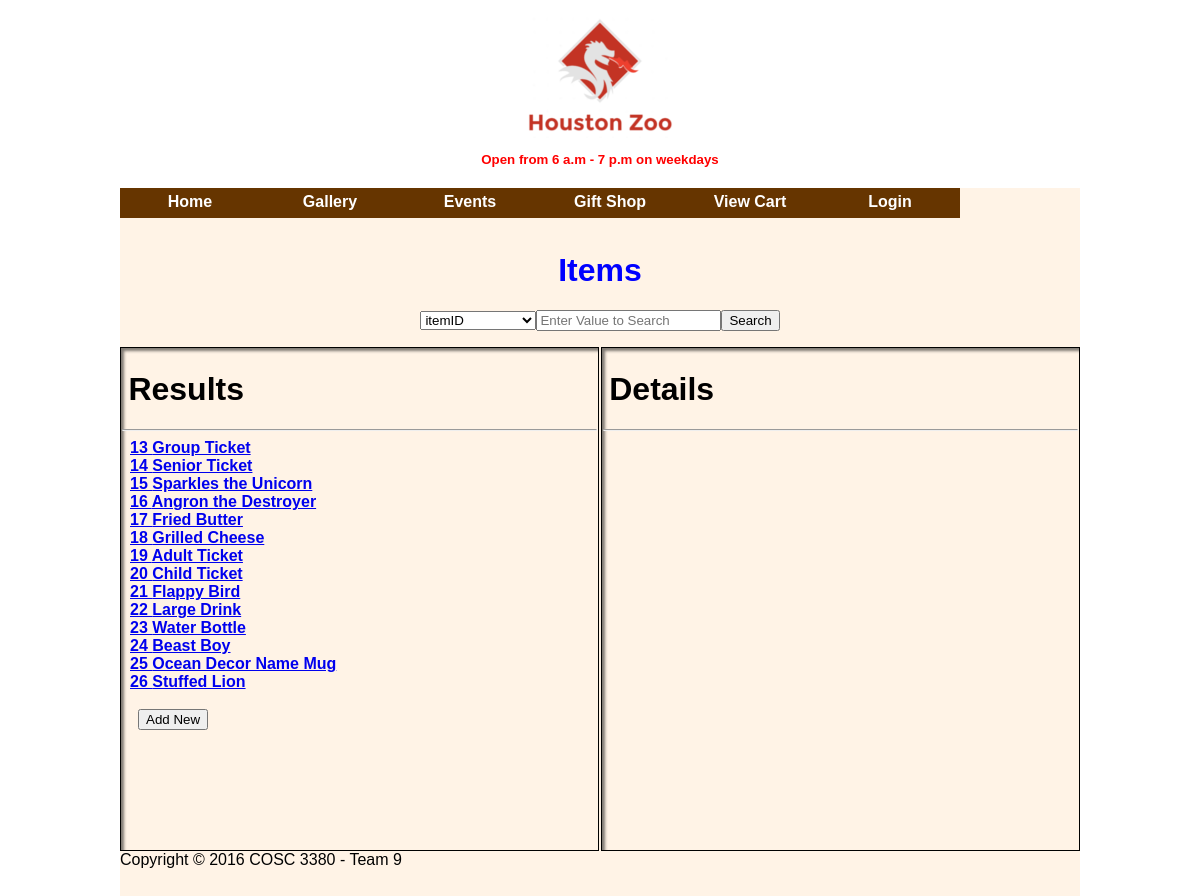
The page /itemSearch.php on the database its author committed.
### tables this page shows
CREATE TABLE IF NOT EXISTS `Menu` (
  `menuPage` int(11) NOT NULL AUTO_INCREMENT,
  `menutext` varchar(30) NOT NULL,
  `menuLink` varchar(30) NOT NULL,
  `menuParent` int(11) NOT NULL,
  `menuSort` int(11) NOT NULL,
  `menuSecurity` int(11) NOT NULL,
  PRIMARY KEY (`menuPage`)
);

CREATE TABLE IF NOT EXISTS `item` (
  `itemID` int(11) NOT NULL AUTO_INCREMENT,
  `itemDescription` varchar(25) NOT NULL,
  `itemTypeID` int(11) NOT NULL,
  `itemPrice` decimal(7,2) NOT NULL,
  `itemCreatedOn` datetime NOT NULL,
  `itemCreatedBy` int(11) NOT NULL,
  `itemUpdatedOn` timestamp NOT NULL DEFAULT '0000-00-00 00:00:00' ON UPDATE CURRENT_TIMESTAMP,
  `itemUpdatedBy` int(11) NOT NULL,
  PRIMARY KEY (`itemID`),
  KEY `itemTypeID` (`itemTypeID`),
  KEY `itemCreatedBy` (`itemCreatedBy`),
  KEY `itemUpdatedBy` (`itemUpdatedBy`)
);

### itemSearch.php (the view, shortened to what this page needs)
<?php
require_once (__DIR__.'/scripts/config.php');
?>
<html>
	<head>
		<link rel="stylesheet" type="text/css" href="site.css">
	</head>
	<body>
		<div id = "title"><h1>Items</h1></div>
			<div id = "search">
				<?php $user->fillDropDown('item'); ?>
			</div>
		<div id="records">
			<h1>&thinsp;Results</h1>
			<hr/>
			<?php
			try
			{
			$sql="Select * from item;";
			$querystmt=$DB_con->prepare($sql);
			$querystmt->execute();
			while($row=$querystmt->fetchObject())
			{
				if ($action != 'search')
				{
					echo "&ensp;<b><a href='itemSearch.php?viewdetails={$row->itemID}'>{$row->itemID} {$row->itemDescription}</a></b></li>";
					echo "<br/>";
				}
			}
			}
			catch(PDOException $ex)
			{
				$user->redirect('error.php',$ex->getMessage());
			}
			?>
			<form>
				&emsp;<button type='submit' type='submit' name='submit' value='new'>Add New</button>
			</form>
		</div>
	<div id="details">
			<h1>&thinsp;Details</h1>
			<hr/>
	</div>
	<?php
	include("master.php");
	?>
	</body>
</html>

### scripts/class.zoouser.php (shortened to what this page needs)
<?php
class USERZOO
{
    private $db;
    function __construct($DB_con)
    {
        $this->db=$DB_con;
    }
    public function fillDropDown($table)
    {
        $sql="Select column_name from information_schema.columns where table_name='$table';";
        $querystmt=$this->db->prepare($sql);
        $querystmt->execute();
        echo "<form>";
		echo "<select name = 'soption'>";
        while($row=$querystmt->fetchObject()) {
            echo "<option value = '$row->column_name'>$row->column_name</option>";
        }
    	echo "</select>";
    	echo "<input type='search' name='searchVal' placeholder='Enter Value to Search'>";
		echo "<button type='submit' type='submit' name='submit' value='search'>Search</button>";
    	echo "</form>";
    }
    public function showMenu($level)
    {
        if($level==0)
        {
            $user_id=0;
        }
        elseif($level==1)
        {
            $user_id = $_SESSION['user_session'];
        }
        $result=$this->db->prepare("SELECT UserTypeID FROM customer WHERE customerID=:uid UNION select UserTypeID  from Staff where staffID=:uid LIMIT 1");
        $result->execute(array(':uid'=>$user_id));
        $userRow=$result->fetchObject();;
        $userLevel=$userRow->UserTypeID;
        if($level==0)
        {
            $sql="Select * from Menu Where menuSecurity=$userLevel order by menuParent,menuSort ASC";
        }
        elseif($level==1 && $userLevel==1)
        {
            $sql="Select * from Menu Where menuSecurity<=$userLevel and menuText not in('Login') order by menuParent,menuSort ASC";
        }
        else
        {
            $sql="Select * from Menu Where menuSecurity<=$userLevel and menuText not in ('Login','View Cart','Gift Shop','Events','Gallery') order by menuParent,menuSort ASC";
        }
        $querystmt=$this->db->prepare($sql);
        $querystmt->execute();
        while($row=$querystmt->fetchObject())
        {
            if($row->menuParent==0)
            {
                $menu[$row->menuPage]['text']=$row->menutext;
                $menu[$row->menuPage]['link']=$row->menuLink;
            }
        }
        if(!empty($menu))
        {
            echo "<div id='navmenu'>";
            echo "<ul id='nav'>";
            foreach($menu as $page=>$link)
            {
                $name=$link['text'];
                $linkUrl=$link['link'];
                if($linkUrl!="")
                {
                    echo "<li><a href='$linkUrl'>$name</a>";
                }
                else
                {
                    echo "<li><a>$name</a>";
                }
                echo "</li>";
            }
            echo "</ul>";
            echo "</div>";
            echo "<br/>";
        }
    }
}
?>

### css/default.css (style rules this page uses)
body { background: url(../images/wood-wallpaper.png); font-family: Helvetica, Arial; }
#title { color: blue; text-align: center; }
#search { text-align: center }
#records { padding: 1px; width:49.5%; height:500px; border:1px solid black; float:left; box-shadow:inset 3px 3px 3px rgba(0,0,0,.5); }
#details { padding: 1px; border:1px solid black; width:49.5%; height:500px; float:right; box-shadow:inset 3px 3px 3px rgba(0,0,0,.5); }
#navmenu { width:100%; }
#navmenu ul { margin: 0; padding: 0; height:25px; }
#navmenu li { margin: 0; padding: 0; list-style: none; float: left; position: relative; background:#663500; }
#navmenu ul li a { text-align:center; text-decoration:none; font-family:Arial, Helvetica, sans-serif; font-weight:bold; height:25px; width:140px; display:block; color:#FFFFFF; padding-top:5px; }

### rows shown on the page
menu: menutext "Home"
menu: menutext "Gallery"
menu: menutext "Events"
menu: menutext "Gift Shop"
menu: menutext "View Cart"
menu: menutext "Login"
item: itemID "13", itemDescription "Group Ticket"
item: itemID "14", itemDescription "Senior Ticket"
item: itemID "15", itemDescription "Sparkles the Unicorn"
item: itemID "16", itemDescription "Angron the Destroyer"
item: itemID "17", itemDescription "Fried Butter"
item: itemID "18", itemDescription "Grilled Cheese"
item: itemID "19", itemDescription "Adult Ticket"
item: itemID "20", itemDescription "Child Ticket"
item: itemID "21", itemDescription "Flappy Bird"
item: itemID "22", itemDescription "Large Drink"
item: itemID "23", itemDescription "Water Bottle"
item: itemID "24", itemDescription "Beast Boy"
item: itemID "25", itemDescription "Ocean Decor Name Mug"
item: itemID "26", itemDescription "Stuffed Lion"

### other values the page prints
form field soption "itemID"
